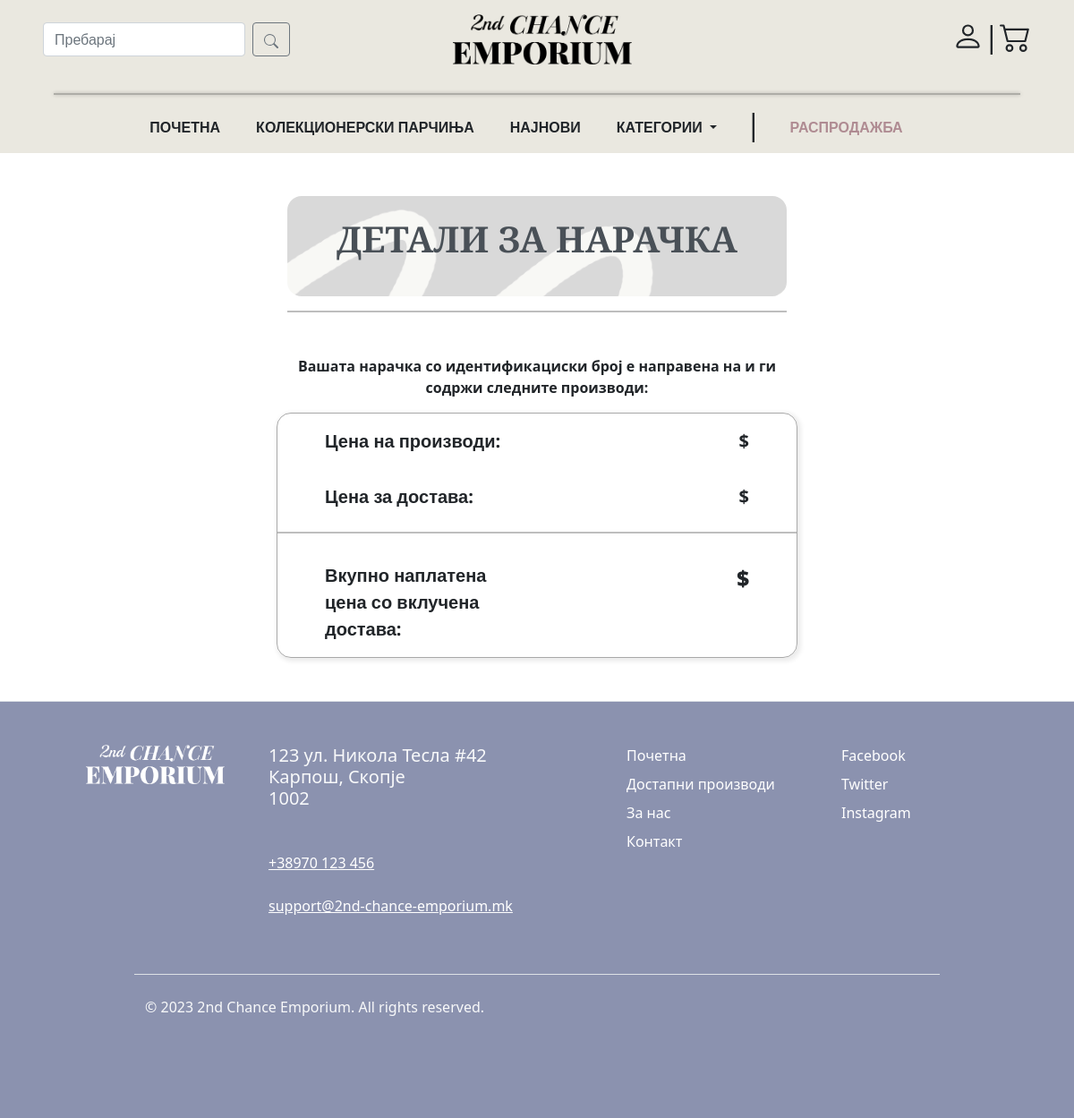
/order-details/5 (signed in), run on an earlier commit of the app's database.
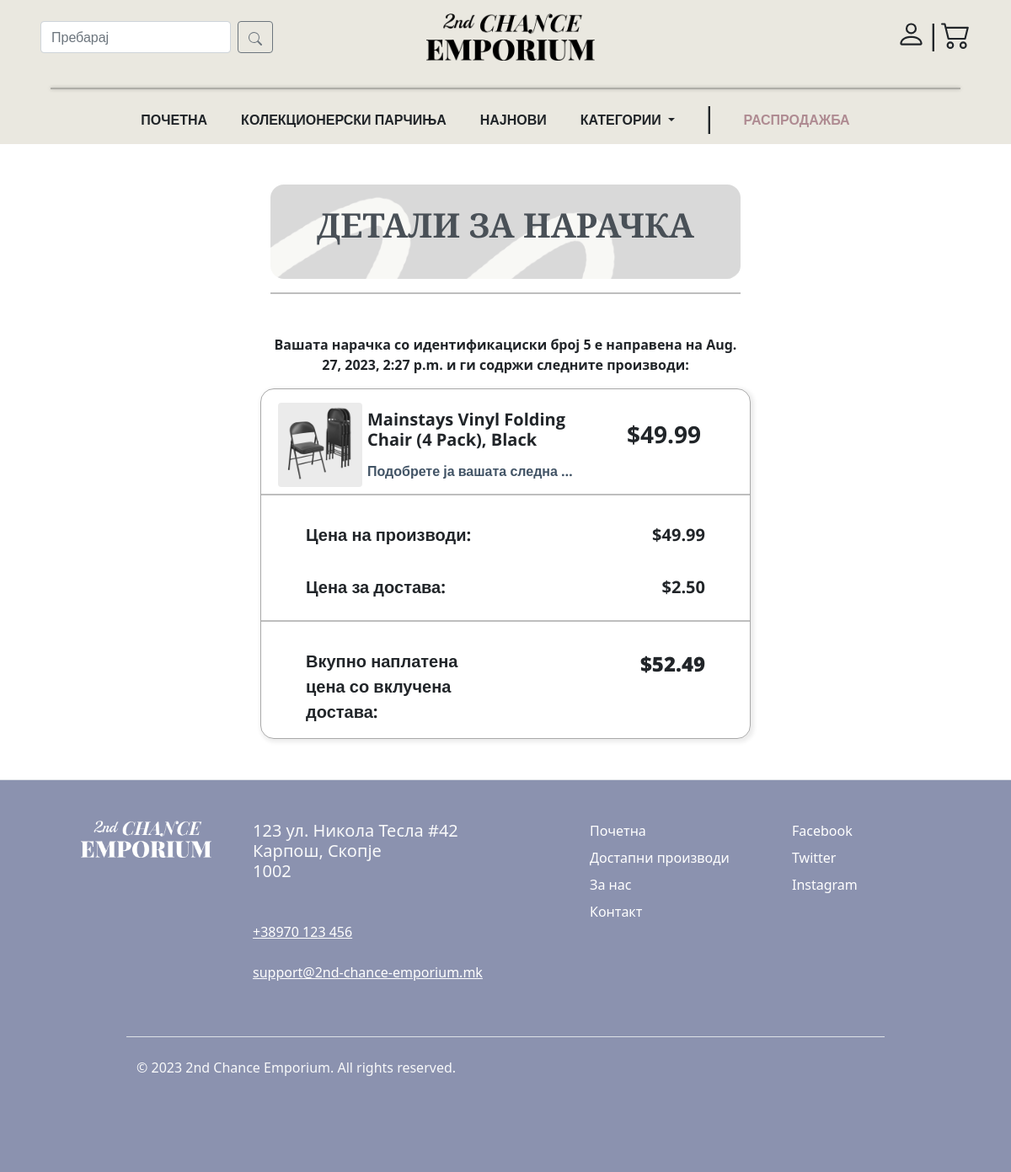
And on a later commit of the database.
### SecondChanceEmporiumApp/models.py (models this page shows, shortened)
class Order(models.Model):
    products = models.ManyToManyField(to=ProductInOrder,symmetrical=False,blank=True)
    buyer = models.ForeignKey(to=ShopUser,on_delete=models.CASCADE)
    total_price = models.DecimalField(decimal_places=2, max_digits=10, default=0.0)
    date = models.DateTimeField(default=datetime.now())
    def shipping_cost(self):
        return float(self.total_price)*0.05
    def total_with_shipping(self):
        return float(self.total_price) + self.shipping_cost()

class ProductInOrder(models.Model):
    title = models.CharField(max_length=255,blank=False,null=False)
    category = models.ForeignKey(to=Category,on_delete=models.CASCADE)
    description = models.CharField(max_length=255,blank=False,null=False)
    cover_image = models.ImageField(upload_to="files/")
    price = models.DecimalField(decimal_places=2,max_digits=10)

### SecondChanceEmporiumApp/views.py (the view)
# urls.py: path('order-details/<int:order_id>',orderdetails,name="orderdetails"),
def orderdetails(request, order_id):
    if request.user.is_authenticated:
        shop_user = ShopUser.objects.filter(user_id=request.user).first()
        order_obj = Order.objects.filter(id=order_id,buyer=shop_user).first()
        context = {"order":order_obj}
        return render(request,"order-details.html",context)

### SecondChanceEmporiumApp/templates/order-details.html
{% extends 'base.html' %}
{% block content %}
<div class="container mt-5 mb-5">
    <div class="mx-auto w-50">
        <div class="my-card beige-card" style="height:7em; border-radius: 1em;">
            <h1 class="my-text-darkish h1 text-center align-middle mt-2 pt-4">ДЕТАЛИ ЗА НАРАЧКА</h1>
        </div>
        <hr style="border: solid black 1px;">
        <p class="mt-5 fs-6 text-center fw-bolder">Вашата нарачка со идентификациски број {{order.id}} е направена на {{order.date}} и ги содржи следните производи:</p>
        <div class="details-card row p-0 mb-3">
            {% for product in order.products.all %}
            <div class="row ps-2 pe-2 mx-auto mt-3">
                <div class="col-2">
                    <img class="thumbnail rounded rounded-4" src="{{product.cover_image.url}}" width="100">
                </div>
                <div class="col-6 ps-4">
                    <h5 class="card-subtitle mb-3 mt-2 fs-5 text-wrap" style="font-weight: 700">{{product.title}}</h5>
                    <h6 class="fw-bold details-card-seller text-truncate fs-6">{{product.description}}</h6>
                </div>
                <div class="col-4">
                    <p class="details-card-price text-center mb-2 mt-3 fs-3">${{product.price}}</p>
                </div>
            </div>
            <hr class="mt-2 mx-auto" style="border: solid black 1px;">
            {% endfor %}
            <div class="row fw-bold mx-auto fs-5 mt-3" style="width: 90%">
                <div class="col">
                    <p class="text-start">Цена на производи:</p>
                </div>
                <div class="col">
                    <p class="text-end">${{order.total_price}}</p>
                </div>
            </div>
            <div class="row fw-bold mx-auto fs-5 mt-3" style="width: 90%">
                <div class="col">
                    <p class="text-start">Цена за достава:</p>
                </div>
                <div class="col">
                    <p class="text-end">${{order.shipping_cost|floatformat:2}}</p>
                </div>
            </div>
            <hr class="mt-2 mx-auto" style="border: solid black 1px;">
            <div class="row fw-bold mx-auto fs-5 mt-3" style="width: 90%">
                <div class="col">
                    <p class="text-start">Вкупно наплатена цена со вклучена достава:</p>
                </div>
                <div class="col fs-4">
                    <p class="text-end fw-bolder">${{order.total_with_shipping|floatformat:2}}</p>
                </div>
            </div>
        </div>
    </div>
</div>
{% endblock %}

### SecondChanceEmporiumApp/templates/base.html (shortened to what this page needs)
<!DOCTYPE html>
<html lang="en">
<head>
    <link href="https://cdn.jsdelivr.net/npm/bootstrap@5.0.2/dist/css/bootstrap.min.css" rel="stylesheet"
>
    <link href="/data/site.css" rel="stylesheet">
    {% load static %}
</head>
<body>
<header>
    <nav class="navbar navbar-expand-lg navbar-light my-beige-color-bg flex-column">
        <div class="container-fluid justify-content-between ps-5 pe-5 mt-2 mb-3">
            <form action="/products/all" method="GET" class="d-flex me-0 pe-0 w-25">
                <input class="form-control me-2" type="search" placeholder="Пребарај" aria-label="Search" name="search_query">
                <button class="btn btn-outline-secondary" type="submit">
                </button>
            </form>
            <img class="me-5" src="/data/files/banner-logo.png" width="200" style="margin-left: -8rem;">
            <div class="d-flex justify-content-between links-top-right-navbar" style="width: 8%">
                {% if not request.user %}
                                <a href="/login" class="text-dark text-decoration-none">
                    <svg xmlns="http://www.w3.org/2000/svg" width="35" height="35" fill="currentColor"
                         class="bi bi-person" viewBox="0 0 16 16">
                        <path d="M8 8a3 3 0 1 0 0-6 3 3 0 0 0 0 6Zm2-3a2 2 0 1 1-4 0 2 2 0 0 1 4 0Zm4 8c0 1-1 1-1 1H3s-1 0-1-1 1-4 6-4 6 3 6 4Zm-1-.004c-.001-.246-.154-.986-.832-1.664C11.516 10.68 10.289 10 8 10c-2.29 0-3.516.68-4.168 1.332-.678.678-.83 1.418-.832 1.664h10Z"/>
                    </svg>
                </a>
                {% else %}
                                <a href="/user-dashboard" class="text-dark text-decoration-none">
                </a>
                {% endif %}
                <a class="text-dark text-decoration-none fs-2" style="margin-top: -0.2em">|</a>
                <a href="/cart" class="text-dark text-decoration-none">
                </a>
            </div>
        </div>
        <hr style="width:90%; border: 1px solid black;box-shadow: 0px 0px 4px 0px black;">
        <div class="container-fluid">
            <div class="collapse navbar-collapse" id="navbarSupportedContent">
                <ul class="navbar-nav me-auto mb-2 mb-lg-0 justify-content-center w-100">
                    <li class="nav-item pe-4">
                        <a style="font-family: 'Open Sans', sans-serif; font-weight: 800;" class="home-link nav-link"
                           aria-current="page" href="/">ПОЧЕТНА</a>
                    </li>
                    <li class="nav-item pe-4">
                        <a style="font-family: 'Open Sans', sans-serif; font-weight: 800;" class="collections-link nav-link"
                           aria-current="page" href="/products/collectibles">КОЛЕКЦИОНЕРСКИ ПАРЧИЊА</a>
                    </li>
                    <li class="nav-item pe-4">
                        <a style="font-family: 'Open Sans', sans-serif; font-weight: 800;" class="newest-link nav-link"
                           aria-current="page" href="/products/newest">НАЈНОВИ</a>
                    </li>
                    <li class="nav-item dropdown pe-4">
                        <a style="font-family: 'Open Sans', sans-serif; font-weight: 800;"
                           class="nav-link dropdown-toggle" href="#" id="navbarDropdown" role="button"
                           data-bs-toggle="dropdown" aria-expanded="false">
                            КАТЕГОРИИ
                        </a>
                    </li>
                    <a class="text-dark text-decoration-none fs-2 pe-4" style="margin-top: -0.2em">|</a>
                    <li class="nav-item pe-4">
                        <a style="font-family: 'Open Sans', sans-serif; font-weight: 800; color: #AF8B92 !important;"
                           class="nav-link sale-link" aria-current="page" href="/products/sale">РАСПРОДАЖБА</a>
                    </li>
                </ul>
            </div>
        </div>
    </nav>
</header>
{% block content %}
{% endblock %}
<div class="container-fluid">
  <footer class="row row-cols-1 row-cols-sm-2 row-cols-md-5 py-5 border-top my-bluish-color-bg">
    <div class="col ms-5 ps-5 mb-3">
      <a href="/" class="d-flex align-items-center mb-3 link-dark text-decoration-none">
        <img src="/data/files/banner-logo-white.png" width="155">
      </a>
    </div>
    <div class="col-4 mb-3">
      <h5 class="text-light">123 ул. Никола Тесла #42<br>
Карпош, Скопје<br>
1002</h5>
      <ul class="nav flex-column mt-5">
        <li class="nav-item mb-4"><a href="#" class="nav-link p-0 text-light text-decoration-underline fw-light" style="color: white !important;">+38970 123 456</a></li>
        <li class="nav-item mb-4"><a href="#" class="nav-link p-0 text-light text-decoration-underline fw-light" style="color: white !important;">support@2nd-chance-emporium.mk</a></li>
      </ul>
    </div>
    <div class="col mb-3">
      <ul class="nav flex-column">
        <li class="nav-item mb-2"><a href="#" class="nav-link p-0 fw-light" style="color: white !important;">Почетна</a></li>
        <li class="nav-item mb-2"><a href="#" class="nav-link p-0 fw-light" style="color: white !important;">Достапни производи</a></li>
        <li class="nav-item mb-2"><a href="#" class="nav-link p-0 fw-light" style="color: white !important;">За нас</a></li>
        <li class="nav-item mb-2"><a href="#" class="nav-link p-0 fw-light" style="color: white !important;">Контакт</a></li>
      </ul>
    </div>
    <div class="col mb-3">
      <ul class="nav flex-column">
        <li class="nav-item mb-2"><a href="#" class="nav-link p-0 fw-light" style="color: white !important;">Facebook</a></li>
        <li class="nav-item mb-2"><a href="#" class="nav-link p-0 fw-light" style="color: white !important;">Twitter</a></li>
        <li class="nav-item mb-2"><a href="#" class="nav-link p-0 fw-light" style="color: white !important;">Instagram</a></li>
      </ul>
    </div>
<div class="d-flex flex-sm-row justify-content-between py-4 my-4 border-top w-75 mx-auto">
      <p class="text-light fw-light">© {% now 'Y' %} 2nd Chance Emporium. All rights reserved.</p>
    </div>
  </footer>
</div>
</body>
</html>

### data/site.css (style rules this page uses)
h1.h1 { font-family: 'Playfair Display SC', serif; font-weight: 900; }
.my-beige-color-bg { background-color: #EAE8E0; }
.nav-item a { color: #212529 !important; }
.my-card { background-image: url("../data/files/brush-stroke.png"); background-blend-mode: overlay; background-size: cover; height: 25em; }
.beige-card { background-color: #D9D9D9; }
.my-bluish-color-bg { background-color: #8B92AF !important; }
form { font-family: 'Open Sans', sans-serif; }
.details-card { font-family: 'Open Sans', sans-serif; border-radius: 1em; border: 1px solid darkgray; box-shadow: 2px 2px 5px 2px rgba(0,0,0,0.08); -webkit-box-shadow: 2px 2px 5px 2px rgba(0,0,0,0.08); -moz-box-shadow: 2px 2px 5px 2px rgba(0,0,0,0.08); padding: 1em; }
.details-card-seller { color: #425466; }
.details-card-price { font-size: 2.2em; font-weight: bold; }
.my-text-darkish { color: #495057 !important; }

What changed in the data, as far as the page shows it:
added Order: id "5", date "Aug. 27, 2023, 2:27 p.m.", total_price "49.99", shipping_cost "2.50", total_with_shipping "52.49"
added ProductInOrder: cover_image (picture), title "Mainstays Vinyl Folding Chair (4 Pack), Black", description "Подобрете ја вашата следна…", price "49.99"
